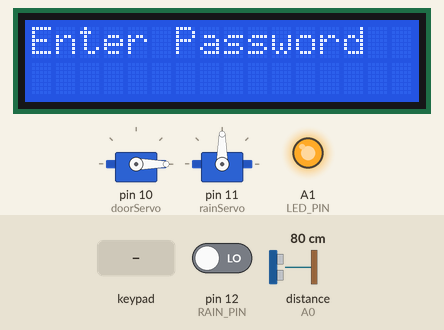
Recording of a sketch running on a simulated Arduino Uno, built with avr-gcc and run on an emulated ATmega328P. Parts: 16×2 character LCD, 2 × servo, output pins drawn as LEDs (lit = HIGH). Wiring (inferred from the names in the program): ultrasonic range finder: trigger pin 13; echo A0. Inputs (shaded band) come from the test bench; at power-on: pin 12 (RAIN_PIN) LOW, distance to the obstacle (sensor on A0) 80 cm. The echo pulse lasts 58.3 µs per cm; pins used as bus, display or sensor lines are not drawn.

Above: at 2.8 s.
2.9 s: keypad keys 1 2 3 4 # pressed 0.4 s apart
At 5.5 s:
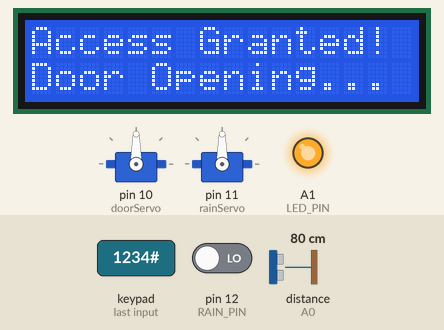
6.4 s: pin 12 (RAIN_PIN) driven HIGH
At 6.7 s:
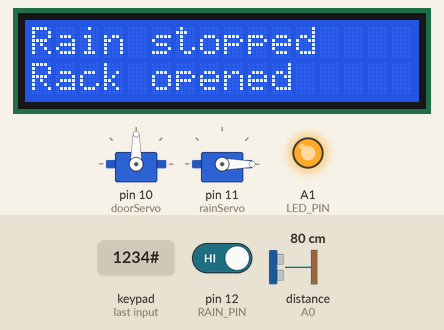
9.4 s: key '1' pressed
At 9.45 s:
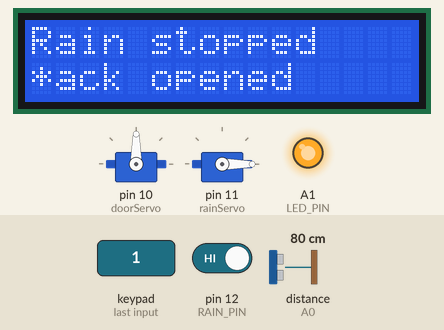
12.2 s: key '#' pressed
At 13.1 s:
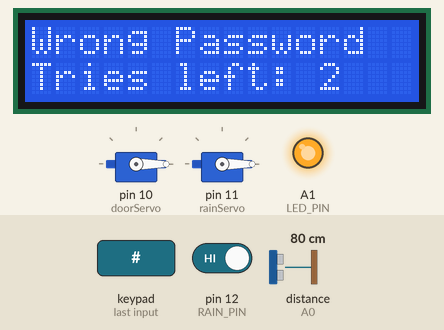
15.2 s: pin 12 (RAIN_PIN) driven LOW
At 15.5 s:
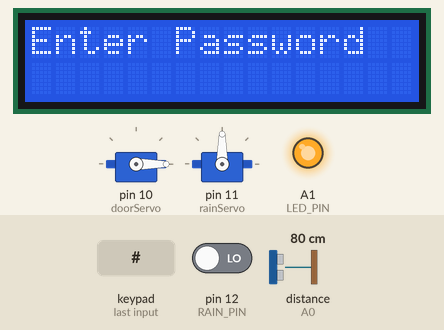
16.7 s: distance to the obstacle (sensor on A0) set to 120 cm
At 17.3 s:
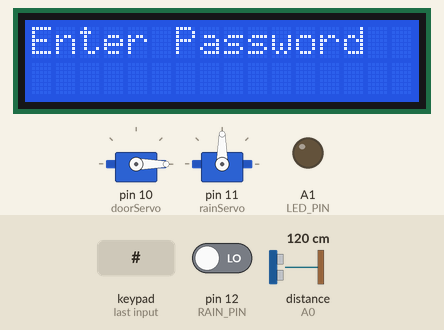
Timing chart, 0 to 19.2 s (numbered marks = the images above; inputs shaded):
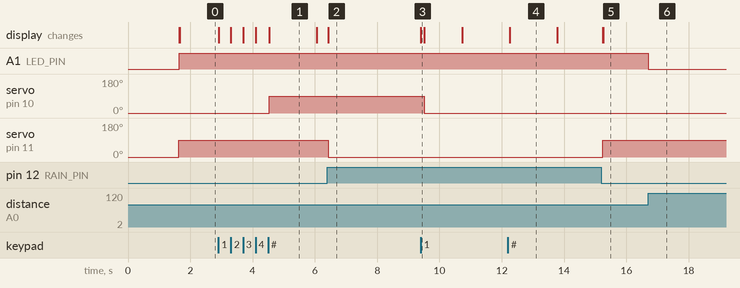

Measured:
- after the input at 2.9 s, servo on pin 10 (doorServo): 0° → 90° after 1.6 s; the display: first changes at once (image 1 shows a later state)
- after the input at 6.4 s, servo on pin 11 (rainServo): 90° → 0° at once; the display: changes at once (image 2)
- after the input at 9.4 s, the display: changes at once (image 3)
- after the input at 12.2 s, the display: changes after 0.05 s (image 4)
- after the input at 15.2 s, servo on pin 11 (rainServo): 0° → 90° at once; the display: first changes at once (image 5 shows a later state)
- after the input at 16.7 s, A1 (LED_PIN): HIGH → LOW at once
- what the display in image 1 shows lasts 1.6 s, from 4.5 s to 6.1 s

The sketch:

AUTOMAHOME.ino
```cpp
#include <Wire.h>
#include <LiquidCrystal_I2C.h>
#include <Keypad.h>
#include <Servo.h>

LiquidCrystal_I2C lcd(0x3F, 16, 2);

Servo doorServo;
Servo rainServo;

const String CORRECT_PASSWORD = "1234";
String inputBuffer = "";

const int RAIN_PIN  = 12;
const int TRIG_PIN  = 13;
const int ECHO_PIN  = A0;
const int LED_PIN   = A1;

const int DETECT_DISTANCE = 100;

bool doorOpen = false;
unsigned long doorOpenTime = 0;
const unsigned long DOOR_OPEN_DURATION = 5000;

bool msgShowing = false;
unsigned long msgStartTime = 0;
unsigned long msgDuration  = 0;

#define MSG_NONE      0
#define MSG_DOOR_OPEN 2

int pendingMsg = MSG_NONE;

const byte ROWS = 4;
const byte COLS = 4;

char keys[ROWS][COLS] = {
  {'1', '2', '3', 'A'},
  {'4', '5', '6', 'B'},
  {'7', '8', '9', 'C'},
  {'*', '0', '#', 'D'}
};

byte rowPins[ROWS] = {9, 8, 7, 6};
byte colPins[COLS] = {5, 4, 3, 2};

Keypad keypad = Keypad(makeKeymap(keys), rowPins, colPins, ROWS, COLS);

bool lastRainState = false;

int wrongAttempts = 0;
const int MAX_ATTEMPTS = 3;
bool lockedOut = false;
unsigned long lockoutStart = 0;
const unsigned long LOCKOUT_DURATION = 10000;

void showLCD(String line1, String line2 = "") {
  lcd.clear();
  lcd.setCursor(0, 0);
  lcd.print(line1);
  if (line2.length() > 0) {
    lcd.setCursor(0, 1);
    lcd.print(line2);
  }
}

void startMsg(String line1, String line2, unsigned long duration, int next = MSG_NONE) {
  showLCD(line1, line2);
  msgShowing   = true;
  msgStartTime = millis();
  msgDuration  = duration;
  pendingMsg   = next;
}

int readDistance() {
  digitalWrite(TRIG_PIN, LOW);
  delayMicroseconds(2);
  digitalWrite(TRIG_PIN, HIGH);
  delayMicroseconds(10);
  digitalWrite(TRIG_PIN, LOW);

  long duration = pulseIn(ECHO_PIN, HIGH, 30000);
  if (duration == 0) return 999;
  return (int)(duration * 0.034 / 2);
}

void setup() {
  lcd.init();
  lcd.backlight();

  doorServo.attach(10);
  rainServo.attach(11);
  doorServo.write(0);
  rainServo.write(0);

  pinMode(RAIN_PIN, INPUT);
  pinMode(TRIG_PIN, OUTPUT);
  pinMode(ECHO_PIN, INPUT);
  pinMode(LED_PIN,  OUTPUT);
  digitalWrite(LED_PIN, LOW);

  showLCD("  AUTOMAHOME  ", "Enter Password");
  delay(1500);
  showLCD("Enter Password");
}

void loop() {

  unsigned long now = millis();

  // Rain sensor
  bool raining = (digitalRead(RAIN_PIN) == LOW);
  if (raining && !lastRainState) {
    rainServo.write(90);
    lastRainState = true;
    if (!msgShowing) startMsg("Rain Detected!", "Clothes covered", 2000);
  } else if (!raining && lastRainState) {
    rainServo.write(0);
    lastRainState = false;
    if (!msgShowing) startMsg("Rain stopped", "Rack opened", 2000);
  }

  // Ultrasonic + LED
  int distance = readDistance();
  digitalWrite(LED_PIN, (distance > 0 && distance <= DETECT_DISTANCE) ? HIGH : LOW);

  // LCD message timer
  if (msgShowing && (now - msgStartTime >= msgDuration)) {
    msgShowing = false;
    if (pendingMsg == MSG_DOOR_OPEN) {
      showLCD("Door Open");
      pendingMsg = MSG_NONE;
    } else {
      if (!doorOpen) showLCD("Enter Password");
    }
  }

  // Door auto-lock
  if (doorOpen && (now - doorOpenTime >= DOOR_OPEN_DURATION)) {
    doorServo.write(0);
    doorOpen     = false;
    msgShowing   = true;
    msgStartTime = now;
    msgDuration  = 1200;
    pendingMsg   = MSG_NONE;
    showLCD("Door Locked");
  }

  // Lockout timer
  if (lockedOut && (now - lockoutStart >= LOCKOUT_DURATION)) {
    lockedOut     = false;
    wrongAttempts = 0;
    showLCD("Enter Password");
  }

  // Keypad
  if (!lockedOut) {
    char key = keypad.getKey();

    if (key) {

      if (key == 'D') {
        doorServo.write(0);
        doorOpen    = false;
        inputBuffer = "";
        startMsg("Door Locked", "", 1200);
        return;
      }

      if (key == '*') {
        if (inputBuffer.length() > 0) {
          inputBuffer.remove(inputBuffer.length() - 1);
          lcd.setCursor(0, 1);
          lcd.print("                ");
          lcd.setCursor(0, 1);
          for (int i = 0; i < (int)inputBuffer.length(); i++) lcd.print('*');
        }
        return;
      }

      if (key == '#') {
        if (inputBuffer.length() == 0) return;

        if (inputBuffer == CORRECT_PASSWORD) {
          wrongAttempts = 0;
          doorServo.write(90);
          doorOpen     = true;
          doorOpenTime = now;
          inputBuffer  = "";
          startMsg("Access Granted!", "Door Opening...", 1500, MSG_DOOR_OPEN);
        } else {
          wrongAttempts++;
          inputBuffer = "";
          lcd.setCursor(0, 1);
          lcd.print("                ");

          if (wrongAttempts >= MAX_ATTEMPTS) {
            lockedOut    = true;
            lockoutStart = now;
            startMsg("LOCKED OUT", "Wait 10 seconds", 10000);
          } else {
            startMsg("Wrong Password", "Tries left: " + String(MAX_ATTEMPTS - wrongAttempts), 1500);
          }
        }
        return;
      }

      if (key >= '0' && key <= '9') {
        if (inputBuffer.length() < 8) {
          inputBuffer += key;
          lcd.setCursor(inputBuffer.length() - 1, 1);
          lcd.print('*');
        }
      }
    }
  }
}
```
